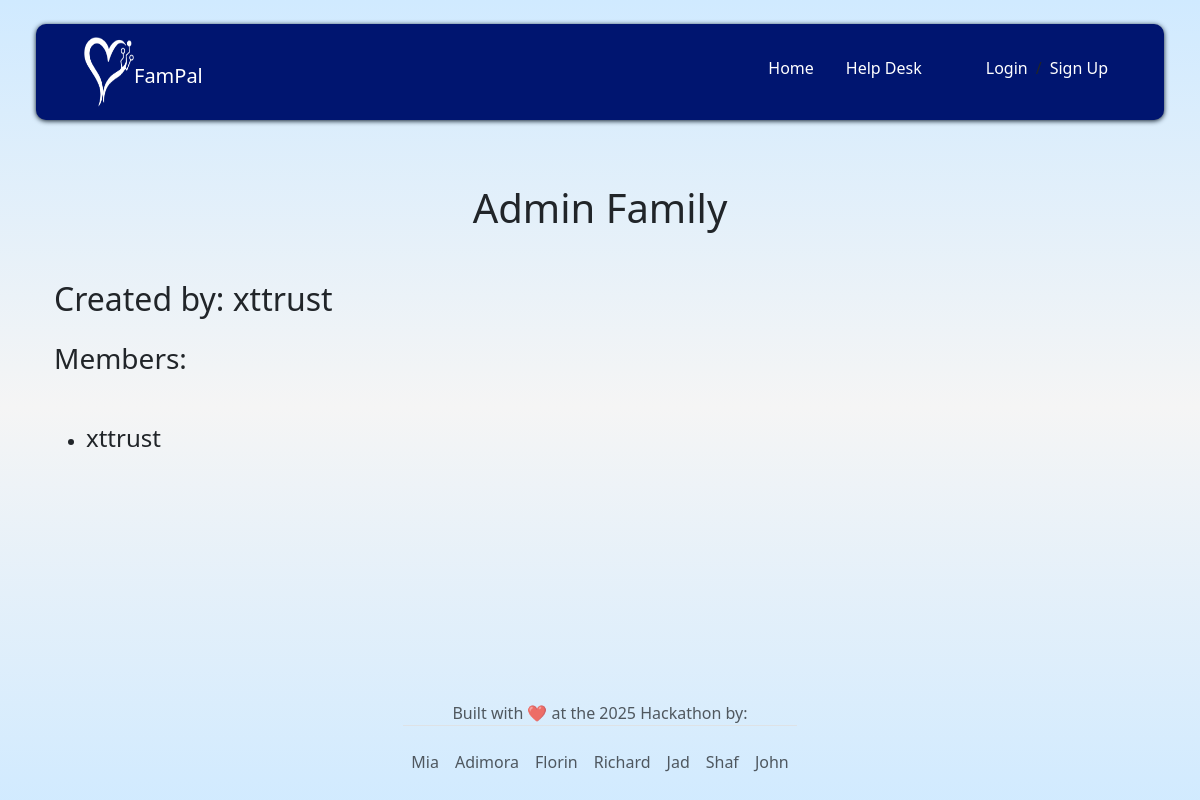
Page /families/group/1/ on the committed database.
### families/models.py (models this page shows, shortened)
class FamilyGroup(models.Model):
    name = models.CharField(max_length=100)
    created_by = models.ForeignKey(User, on_delete=models.CASCADE, related_name='created_family_groups')
    created_at = models.DateTimeField(default=timezone.now)

class FamilyMembership(models.Model):
    user = models.ForeignKey(User, on_delete=models.CASCADE, related_name='family_memberships')
    family_group = models.ForeignKey(FamilyGroup, on_delete=models.CASCADE, related_name='memberships')
    joined_at = models.DateTimeField(default=timezone.now)
    class Meta:
        unique_together = ('user', 'family_group')

### families/views.py (the view)
# urls.py: path('group/<int:pk>/', views.family_detail, name='family_detail'),
def family_detail(request, pk):
    family = get_object_or_404(FamilyGroup, pk=pk)
    return render(request, 'families/family_detail.html', {'family': family})

### templates/families/family_detail.html
{% extends "base.html" %}
{% block content %}
  <div class="container-fluid">
    <h1 class="d-flex justify-content-center my-5">{{ family.name }}</h1>
    <h2 class="mb-4">Created by: {{ family.created_by }}</h2>
    <h3 class="mb-5">Members:</h3>
    <ul>
    {% for member in family.memberships.all %}
      <li> <h4>{{ member.user.username }}</h4></li>
    {% empty %}
      <li>No members yet.</li>
    {% endfor %}
  </ul>
  </div>
{% endblock %}

### static/css/main.css (style rules this page uses)
:root { --color-primary: #2fa5f0; --color-secondary: #3053ad; --color-bg: #001570; --color-hover: #57ccf9; --color-light: #68d6f1; --color-white: #ffffff; --color-dark: #0d1b2a; --box-shadow: rgba(17, 61, 69, 0.35) 0 0.5rem 1.5rem; --box-shadow-hover: rgba(147, 165, 169, 0.393) 0 0 0 3px; font-size: 100%; }
* { padding: 0; margin: 0; box-sizing: border-box; }
html { background: linear-gradient(to bottom, #d0eaff, #f5f5f5, #d0eaff); scroll-behavior: smooth; scroll-padding-top: 5rem; font-family: Roboto, sans-serif; }
body { background: linear-gradient(to bottom, #d0eaff, #f5f5f5, #d0eaff); min-height: 100dvh; }

### rows in the picture
FamilyGroup: name "Admin Family", created_by "xttrust"
FamilyMembership: user.username "xttrust"
